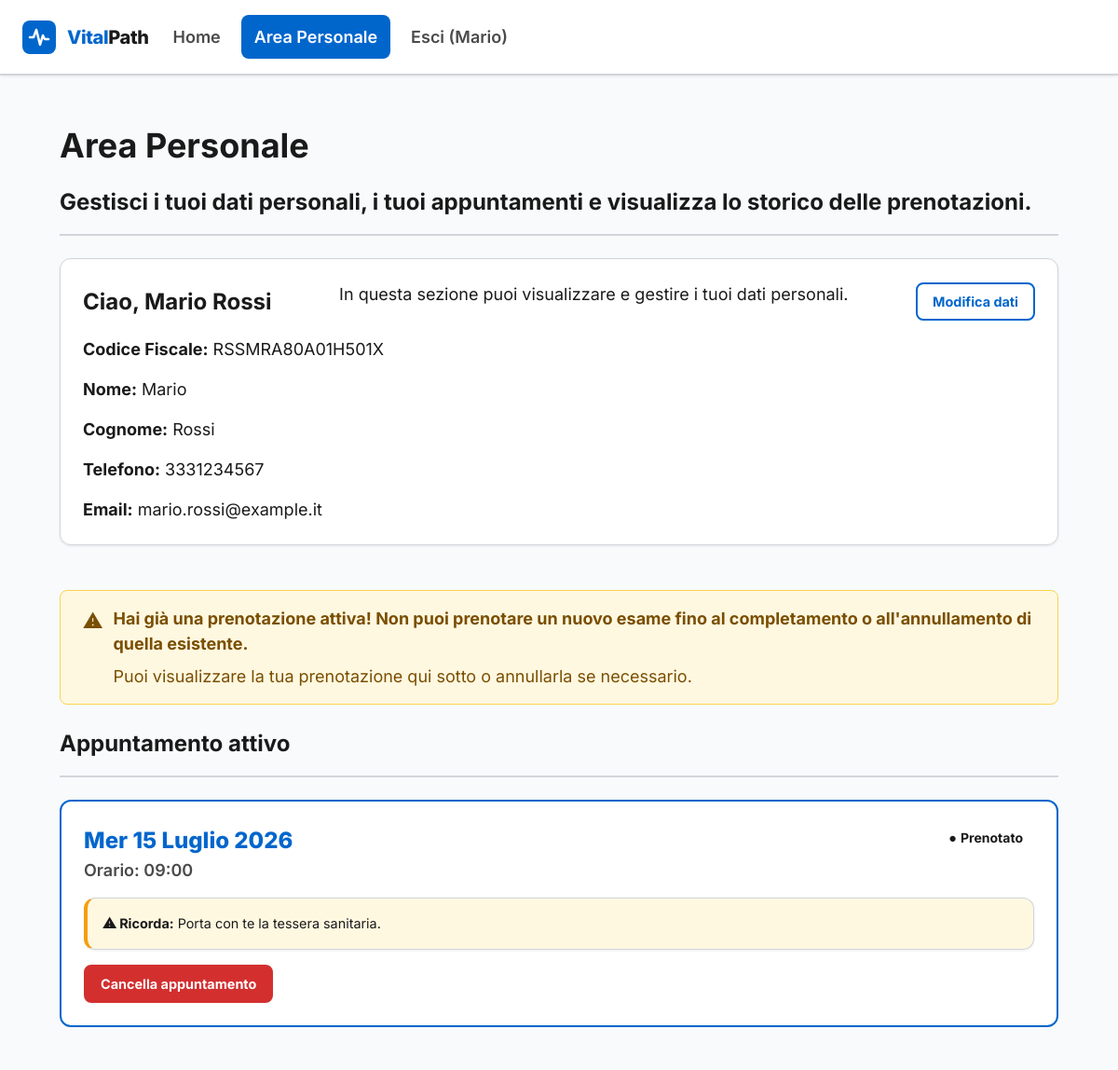
The app's page /dashboard.php (signed in, upper part), older data.
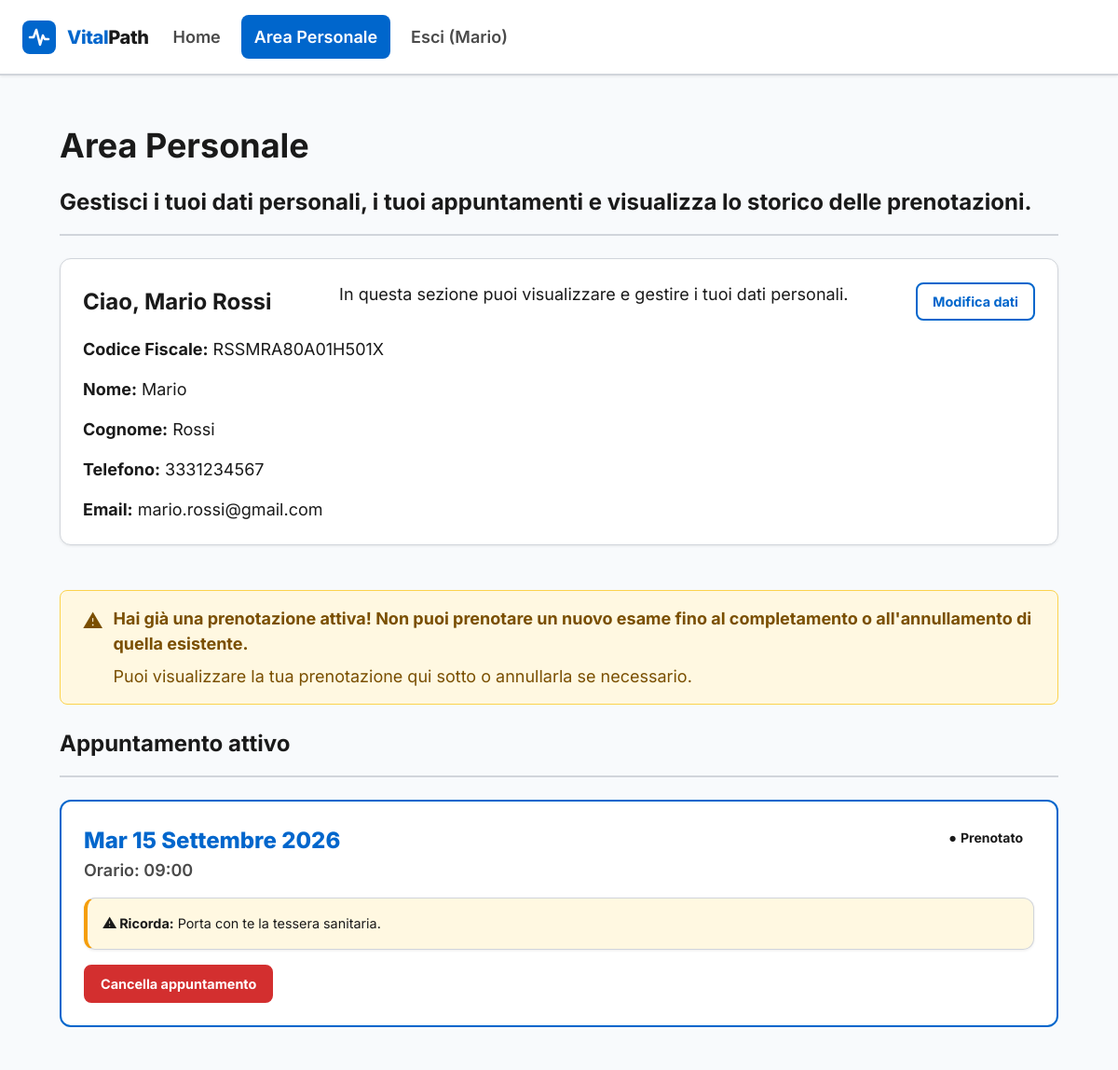
The same page, newer data.
### tables this page shows
CREATE TABLE IF NOT EXISTS prenotazione (
    id          INT          NOT NULL AUTO_INCREMENT,
    persona_id  VARCHAR(16)  NOT NULL,
    data_ora    DATETIME     NOT NULL,
    stato       ENUM('prenotato','effettuato','cancellato')
                             NOT NULL DEFAULT 'prenotato',
    creato_il   DATETIME     NOT NULL DEFAULT CURRENT_TIMESTAMP,
    PRIMARY KEY (id),
    FOREIGN KEY (persona_id) REFERENCES persona(cf)
        ON DELETE CASCADE
        ON UPDATE CASCADE
);

### src/dashboard.php (the view, shortened to what this page needs)
<?php
require_once __DIR__ . '/db.php';
$cf = $_SESSION['cf'];
$nome = $_SESSION['nome'] ?? '';
$cognome = $_SESSION['cognome'] ?? '';
$telefono = $_SESSION['telefono'] ?? 'Non disponibile';
$email = $_SESSION['email'] ?? 'Non disponibile';
$prenotazioni_attive = [];
try {
    $stmt = $pdo->prepare("
        SELECT id, data_ora, stato
        FROM prenotazione
        WHERE persona_id = :cf AND stato IN ('prenotato')
    ");
    $stmt->execute([':cf' => $cf]);
    $prenotazioni_attive = $stmt->fetchAll();
    if (!empty($prenotazioni_attive)) {
        $warning = 'Hai già una prenotazione attiva! Non puoi prenotare un nuovo esame fino al completamento o all\'annullamento di quella esistente.';
    }
} catch (PDOException $e) {
    $error = 'Si è verificato un errore nel caricamento dei dati.';
}
function statoLeggibile($stato) {
    $stati = [
        'prenotato' => 'Prenotato',
        'effettuato' => 'Effettuato',
        'cancellato' => 'Cancellato',
        'expired' => 'Scaduto'
    ];
    return $stati[$stato] ?? $stato;
}
function statoClasse($stato) {
    $classi = [
        'prenotato' => 'status-pending',
        'effettuato' => 'status-completed',
        'cancellato' => 'status-cancelled',
        'expired' => 'status-expired'
    ];
    return $classi[$stato] ?? 'status-pending';
}
function formattaDataDashboard($data_ora) {
    $dt = new DateTime($data_ora);
    $giorni = ['Dom', 'Lun', 'Mar', 'Mer', 'Gio', 'Ven', 'Sab'];
    $mesi = ['', 'Gennaio', 'Febbraio', 'Marzo', 'Aprile', 'Maggio', 'Giugno',
             'Luglio', 'Agosto', 'Settembre', 'Ottobre', 'Novembre', 'Dicembre'];
    return $giorni[(int)$dt->format('w')] . ' ' . $dt->format('j') . ' ' .
           $mesi[(int)$dt->format('n')] . ' ' . $dt->format('Y');
}
?>
<!DOCTYPE html>
<html lang="it">
<head>
    <link rel="stylesheet" href="style.css">
</head>
<body>
    <header id="intestazione">
        <div class="header-container">
            <?php include 'logo.php'; ?>
            <nav id="nav-principale" aria-label="Navigazione principale">
                <ul>
                    <li><a href="index.php"><span lang="en">Home</span></a></li>
                    <li><span class="nav-current" aria-current="page">Area Personale</span></li>
                    <li><a href="logout.php">Esci (<?= htmlspecialchars($nome, ENT_QUOTES, 'UTF-8') ?>)</a></li>
                </ul>
            </nav>
        </div>
    </header>
    <main id="main-content" tabindex="-1">
        <h1 class="hero__title">Area Personale</h1>
        <h2 class="section-title">Gestisci i tuoi dati personali, i tuoi appuntamenti e visualizza lo storico delle prenotazioni.</h2>
        <section class="user-welcome-section" aria-labelledby="welcome-title">
            <div class="card welcome-card">
                <div class="welcome-header">
                <h2 id="welcome-title">Ciao, <?php echo htmlspecialchars($nome . ' ' . $cognome); ?></h2>
                <p id="section-description">In questa sezione puoi visualizzare e gestire i tuoi dati personali.</p>
                <button id="toggle-modifica" class="btn btn--secondary btn--sm">
                    Modifica dati
                </button>
            </div>
                <div id="dati-visualizzazione" class="user-meta">
                    <p><strong>Codice Fiscale:</strong> <?php echo htmlspecialchars($_SESSION['cf'], ENT_QUOTES, 'UTF-8'); ?></p>
                    <p><strong>Nome:</strong> <span id="vis-nome"><?= htmlspecialchars($nome, ENT_QUOTES, 'UTF-8') ?></span></p>
                    <p><strong>Cognome:</strong> <span id="vis-cognome"><?= htmlspecialchars($cognome, ENT_QUOTES, 'UTF-8') ?></span></p>
                    <p><strong>Telefono:</strong> <span id="vis-telefono"><?= htmlspecialchars($telefono ?: 'Non disponibile', ENT_QUOTES, 'UTF-8') ?></span></p>
                    <p><strong>Email:</strong> <span id="vis-email"><?= htmlspecialchars($email, ENT_QUOTES, 'UTF-8') ?></span></p>
                </div>
        </div>
        </section>
        <?php if (!empty($warning)): ?>
        <div class="alert alert--warning" role="alert" aria-live="polite">
            <span class="alert__icon" aria-hidden="true">⚠</span>
            <div>
                <strong><?php echo htmlspecialchars($warning); ?></strong>
                <p class="warning-text">
                    Puoi visualizzare la tua prenotazione qui sotto o annullarla se necessario.
                </p>
            </div>
        </div>
        <?php endif; ?>
        <section aria-labelledby="attivo-title">
            <h2 id="attivo-title" class="section-title">Appuntamento attivo</h2>
            <?php if (!empty($prenotazioni_attive)):
                $attivo = $prenotazioni_attive[0];
            ?>
                <div class="appointment-card" role="group" aria-label="Appuntamento prenotato">
                    <div class="appointment-card__header">
                        <div>
                            <div class="appointment-card__date">
                                <?= formattaDataDashboard($attivo['data_ora']) ?>
                            </div>
                            <div class="appointment-card__time">
                                Orario: <?= (new DateTime($attivo['data_ora']))->format('H:i') ?>
                            </div>
                        </div>
                        <span class="status-badge <?= statoClasse($attivo['stato']) ?>">
                            <?= statoLeggibile($attivo['stato']) ?>
                        </span>
                    </div>
                    <div class="card card--warning mt-16 card-warning-sm">
                        <p class="text-sm mb-0">
                            <strong>⚠ Ricorda:</strong> Porta con te la tessera sanitaria.
                        </p>
                    </div>
                    <div class="appointment-card__actions">
                        <a href="cancella_prenotazione.php?id=<?= urlencode($attivo['id']) ?>"
                           class="btn btn--danger btn--sm"
                           onclick="return confirm('Sei sicuro di voler cancellare questo appuntamento?');">
                            Cancella appuntamento
                        </a>
                    </div>
                </div>
            <?php endif; ?>
        </section>
    </main>
</body>
</html>

### src/logo.php
<?php
$logo_class = $logo_class ?? '';
?>
<a href="index.php" class="logo-area <?= $logo_class ?>" aria-label="Home - VitalPath">
                <svg width="36" height="36" viewBox="0 0 36 36" fill="none"
                     xmlns="http://www.w3.org/2000/svg" aria-hidden="true" focusable="false">
                    <rect width="36" height="36" rx="8" fill="#0066cc"/>
                    <path d="M8 18h4l3-8 4 16 3-10 2 4h4"
                          stroke="white" stroke-width="2.5"
                          stroke-linecap="round" stroke-linejoin="round"/>
                </svg>
                <span class="logo-text">Vital<span>Path</span></span>
            </a>

Row changes from the older to the newer data that the page shows:
changed prenotazione "Prenotato": data_ora "Mer 15 Luglio 2026" → "Mar 15 Settembre 2026"
Text that changed along with them:
$email: "mario.rossi@example.it" → "mario.rossi@gmail.com"
